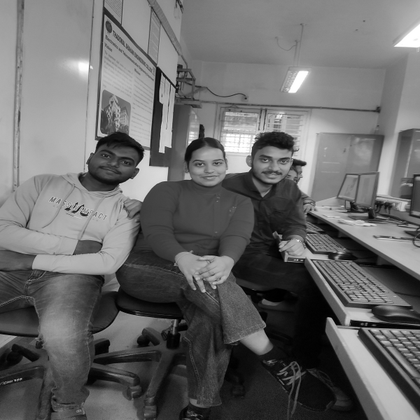
%> input picture Img_3.tif, 420 x 420 px, shrunk from 600 x 600 before the run
$ octave HPF_Gaussian_FreqDomian.m   (GNU Octave 9; MATLAB toolbox functions it lacks are replaced by stand-ins)
%> lines starting %> are read from the running program, lines starting %| are printed output that depends on the picture
% Computing 2D FFT
clc;
clear;
f1 = double(imread('Img_3.tif'));
%> f1: size 420x420x3 double; min 0, max 255, mean 104.4; mean of the top-left, top-right, bottom-left and bottom-right quarters 136.4, 131.9, 79.4, 70
[row, col] = size(f1);
%> row = 420; col = 1260

for x = 1:1:row
  for y = 1:1:col
    f(x,y) = f1(x,y) * (-1) ^ (x+y);
    endfor
  endfor
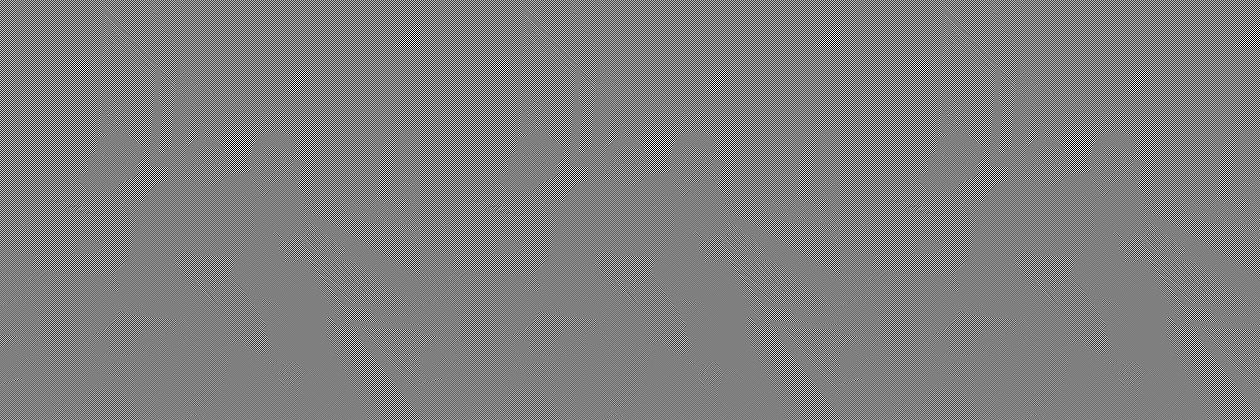
%> f: size 420x1260 double; min -255, max 255, mean 0; drawn with min black and max white
F = fft2(f);
figure(1), imshow(uint8(f1)), title('Orignal Image')
figure(2), imagesc(log(1+abs(F))), title('Magnitude Spectrum')
%> after `title('Magnitude Spectrum')`:
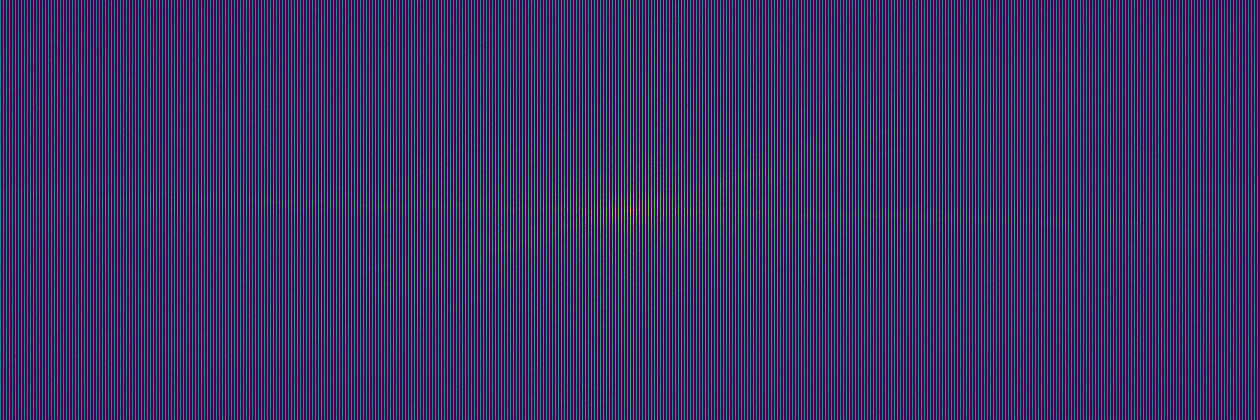
%> displayed picture: size 420x1260x3, on the screen's scale of 0 to 255; mean R, G, B 57.1, 48.6, 102.4

%%%%%%%%%%%%%%%%%%%%%%%%%%%%%%%%%%%%%%%%%%%%%%%%%%%%%%%%%%%%%%%%
% Design of filter

D0 = 35;
N = 2;
for u =1:1:row
  for v = 1:1:col
    D(u,v) = sqrt((u-(row/2))^2 + (v-(col/2))^2);
    H(u,v) = (1-(exp((-D(u,v)^2)/(2*D0*D0))));
  endfor
endfor
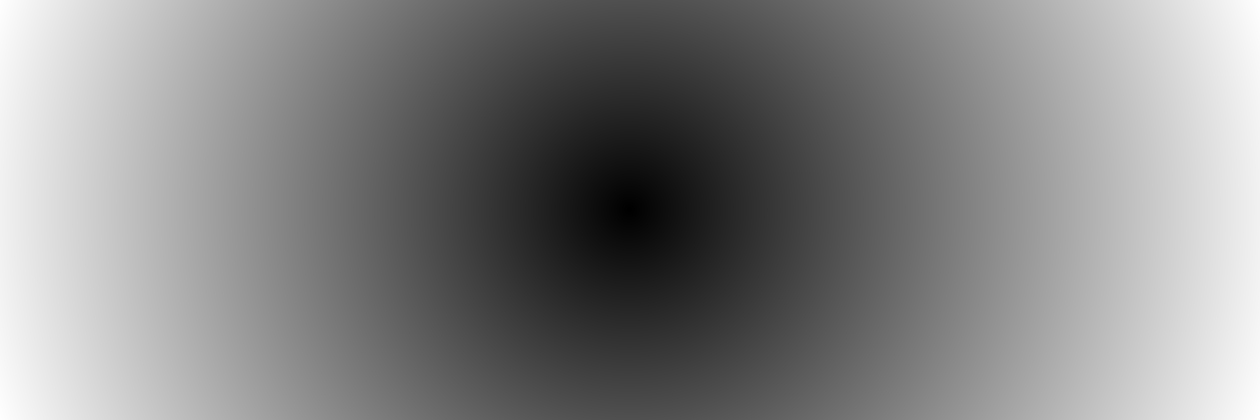
%> D: size 420x1260 double; min 0, max 664.1, mean 345.7; drawn with min black and max white
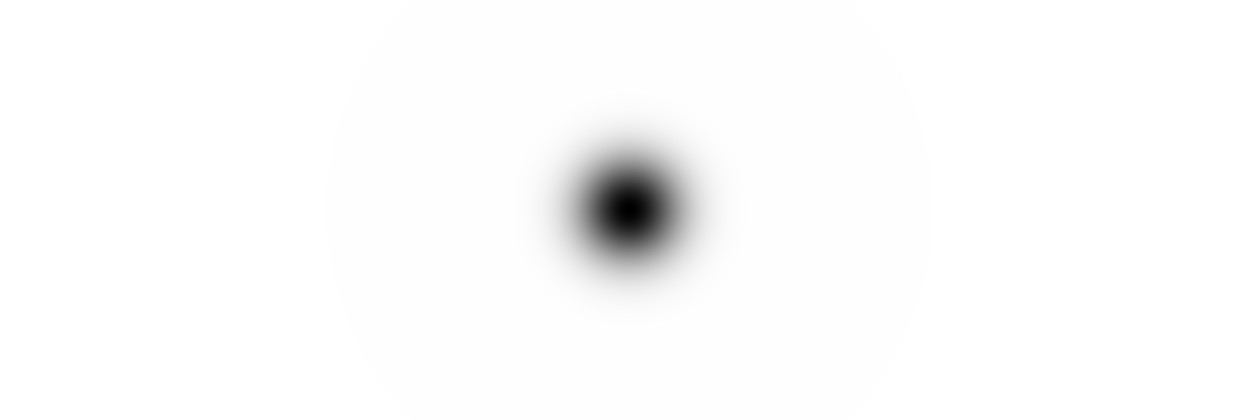
%> H: size 420x1260 double; min 0, max 1, mean 0.985
figure(3), imshow(uint8(D)), title('Distance Image')
figure(4), imshow(H), title('Filter')

%%%%%%%%%%%%%%%%%%%%%%%%%%%%%%%%%%%%%%%%%%%%%%%%%%%%%%%%%%%%%%%%%

figure(5), mesh(H)
%> after `mesh(H)`:
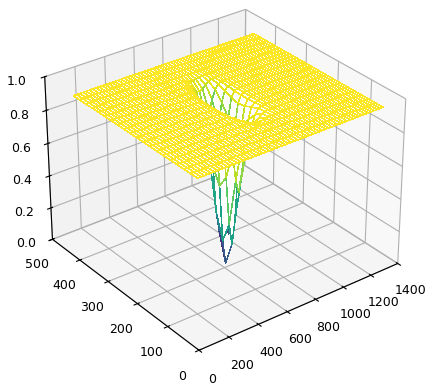
%> figure redrawn from the program's plot data

%%%%%%%%%%%%%%%%%%%%%%%%%%%%%%%%%%%%%%%%%%%%%%%%%%%%%%%%%%%%%%%%%%%%
% filtering
G =F.*H;
g = ifft2(G);
figure(6), imshow(uint8(abs(g)))
%> after `imshow(uint8(abs(g)))`:
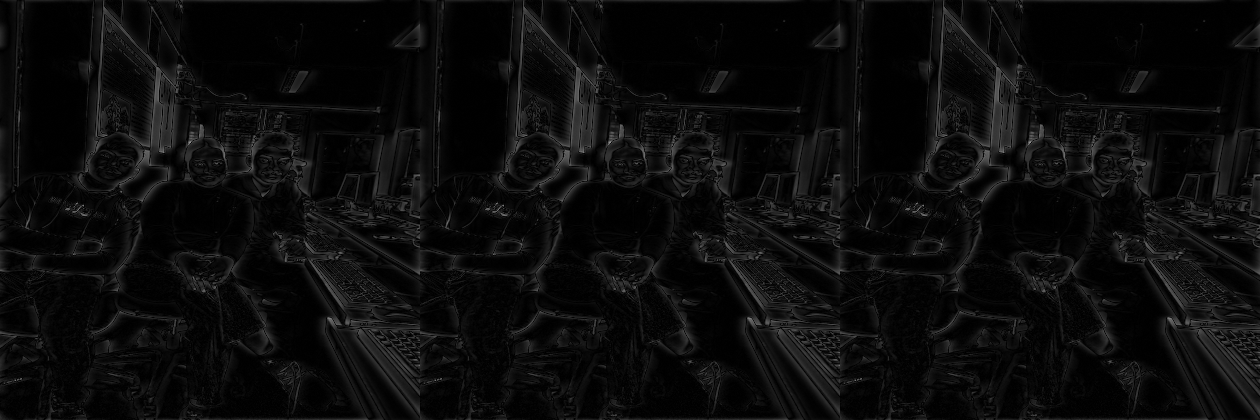
%> displayed picture: size 420x1260, on the screen's scale of 0 to 255; min 0, max 141, mean 11.8

$ run again, with pout.tif copied over Img_3.tif
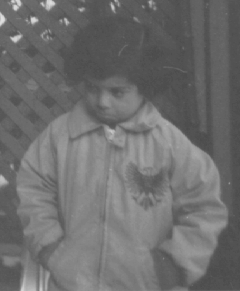
%> input picture pout.tif, 240 x 291 px
%> after the loop `for u =1:1:row`:
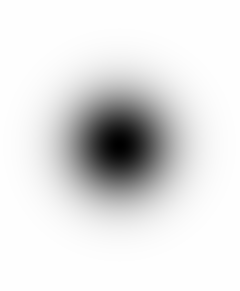
%> H: size 291x240 double; min 0.000102, max 1, mean 0.89
%> `imshow(uint8(abs(g)))`:
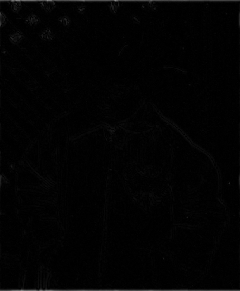
%> displayed picture: size 291x240, on the screen's scale of 0 to 255; min 0, max 134, mean 2.5
